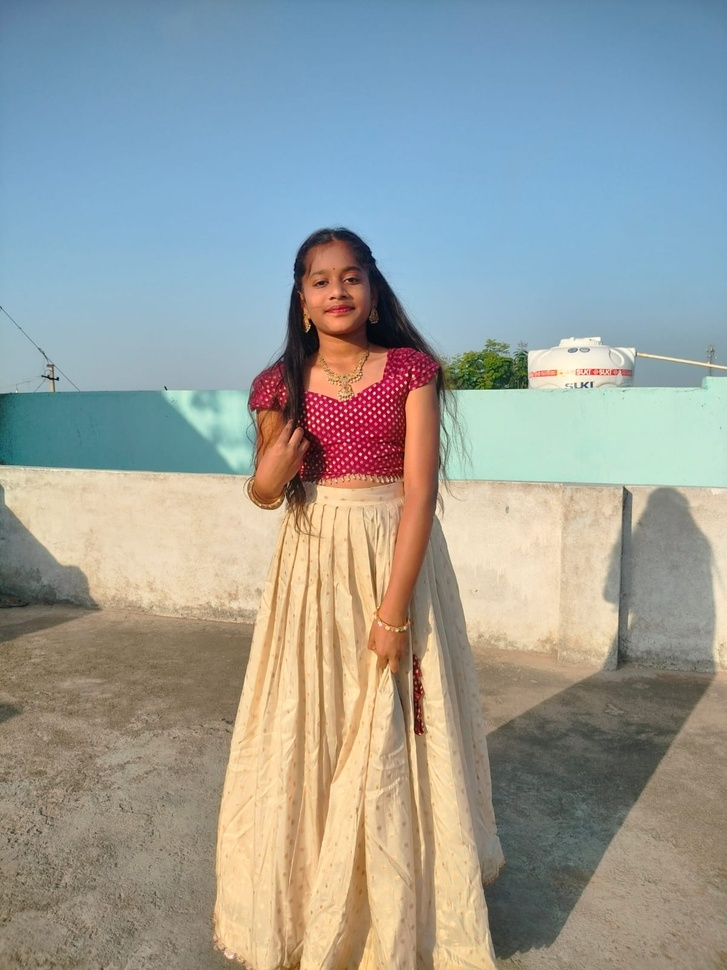
#> input picture backend/collect_failures/real/cameraimage1.jpeg, 727 x 970 px, shrunk from 1200 x 1600 before the run
$ python -i camera_detector.py   (imports and definitions only)
#> lines starting #> are read from the running program, lines starting #| are printed output that depends on the picture; after the words box and inside, x2 and y2 are one past the last pixel; in counts of white or black regions, pixels touching at a corner belong together
import cv2
import numpy as np
from PIL import Image
from PIL.ExifTags import TAGS

camera_keywords = [
    "iphone",
    "samsung",
    "redmi",
    "oneplus",
    "vivo",
    "oppo",
    "xiaomi",
    "canon",
    "nikon",
    "sony",
    "camera",
    "webcam"
]

def detect_camera_origin(path):
    try:
        image = cv2.imread(path)
#> image is the input picture: shape (970, 727, 3); mean B, G, R 153.8, 158.1, 153.8

        if image is None:
            return {
                "camera_captured": False,
                "image_source": "Invalid Image",
                "security_status": "Error",
                "confidence": 0
            }

        score = 0

        # ====================================
        # IMAGE SIZE CHECK
        # ====================================
        height, width = image.shape[:2]
#> height = 970; width = 727

        if width >= 500 and height >= 500:
            score += 15

        # ====================================
        # METADATA CHECK
        # ====================================
        metadata_found = False

        try:
            img = Image.open(path)
            exifdata = img.getexif()

            for tagid in exifdata:
                tag = TAGS.get(tagid, tagid)
                value = str(exifdata.get(tagid)).lower()

                if any(word in value for word in camera_keywords):
                    metadata_found = True
                    score += 35
#> this loop made 0 passes
#> after the loop, score = 15
        except:
            pass

        # ====================================
        # IMAGE NOISE ANALYSIS
        # ====================================
        gray = cv2.cvtColor(image, cv2.COLOR_BGR2GRAY)
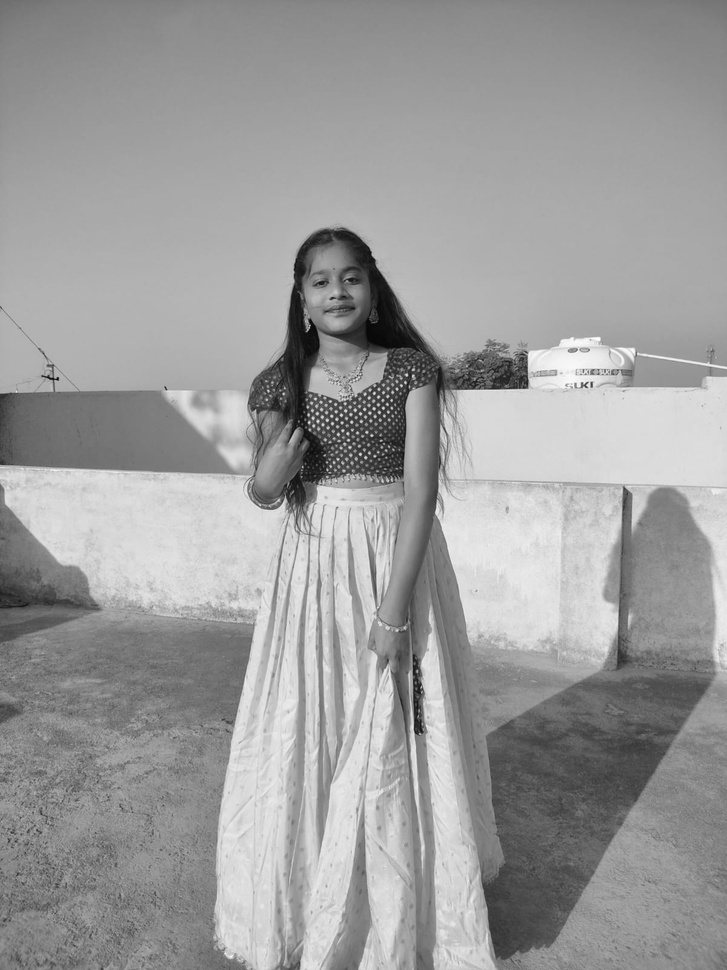
#> gray: shape (970, 727); min 4, max 254, mean 156.3
        blur = cv2.GaussianBlur(gray, (5,5), 0)
        noise = np.mean(cv2.absdiff(gray, blur))
#> noise = 2.68

        # Real camera images contain natural sensor noise
        if noise > 2:
            score += 20
#> score = 35

        # ====================================
        # EDGE DENSITY ANALYSIS
        # ====================================
        edges = cv2.Canny(gray, 100, 200)
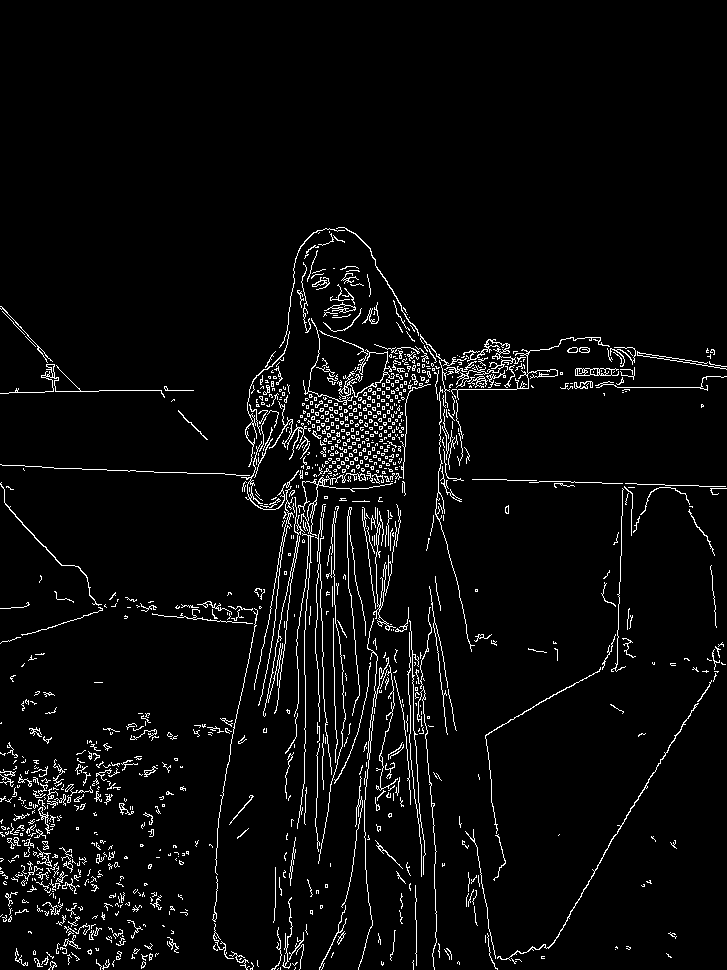
#> edges: shape (970, 727); 4.1% white in thin lines or dots, all inside (x1, y1, x2, y2) = (0, 227, 727, 970)
        edge_density = np.sum(edges > 0) / edges.size
#> edge_density = 0.0411

        # Screenshots usually sharp
        # Camera photos softer
        if edge_density < 0.22:
            score += 20
#> score = 55

        # ====================================
        # COLOR VARIATION
        # ====================================
        color_std = np.std(image)
#> color_std = 48.89

        if color_std > 20:
            score += 10
#> score = 65

        # ====================================
        # JPEG COMPRESSION PATTERN
        # ====================================
        compression_score = np.std(gray)
#> compression_score = 42.08

        if compression_score > 25:
            score += 10
#> score = 75

        # ====================================
        # FINAL DECISION
        # ====================================
        # Lower threshold for WhatsApp/webcam images
        is_camera = score >= 35
#> is_camera = True

        if is_camera:
            return {
                "camera_captured": True,
                "image_source": "Camera Captured Image",
                "security_status": "Authentic",
                "confidence": min(score, 95)
            }

        return {
            "camera_captured": False,
            "image_source": "AI / Synthetic / Non-Camera Image",
            "security_status": "Suspicious",
            "confidence": 70
        }

    except Exception as e:
        print("Camera Detection Error:", e)
        return {
            "camera_captured": False,
            "image_source": "Processing Error",
            "security_status": "Error",
            "confidence": 0
        }

>>> result = detect_camera_origin('../collect_failures/real/cameraimage1.jpeg')
#> result = {'camera_captured': True, 'image_source': 'Camera Captured Image', 'security_status': 'Authentic', 'confidence': 75}
